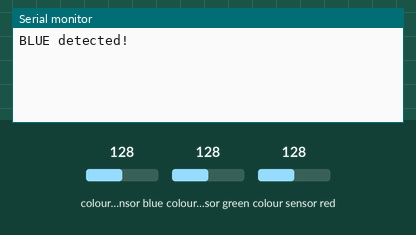
Bench run of a sketch on a simulated Arduino Uno, built with avr-gcc and run on an emulated ATmega328P. Shown: the last lines printed to the serial monitor. Wiring (inferred from the names in the program): TCS3200 colour sensor: output pin 8; S2 pin 6; S3 pin 7; S0 pin 4; S1 pin 5. The inputs (shaded band) are chosen by the test bench; at power-on: colour sensor blue 128, colour sensor green 128, colour sensor red 128.

Above: at 1.2 s.
1.3 s: colour sensor blue set to 5
At 3.1 s:
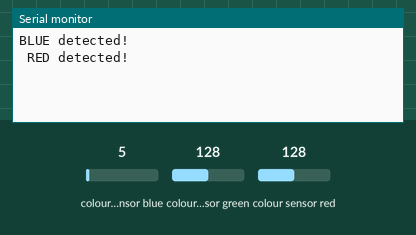
3.7 s: colour sensor green set to 191
At 4.7 s:
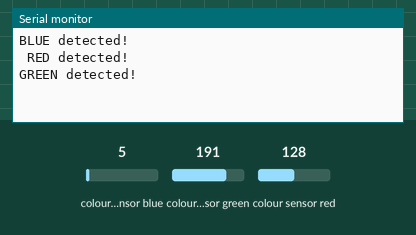

The sketch:

Colors.ino
```cpp
// TCS230 or TCS3200 pins wiring to Arduino
#define S0 4
#define S1 5
#define S2 6
#define S3 7
#define sensorOut 8

// Stores frequency read by the photodiodes
int redFrequency = 0;
int greenFrequency = 0;
int blueFrequency = 0;

// Stores the red. green and blue colors
int redColor = 0;
int greenColor = 0;
int blueColor = 0;

void setup() {
  // Setting the outputs
  pinMode(S0, OUTPUT);
  pinMode(S1, OUTPUT);
  pinMode(S2, OUTPUT);
  pinMode(S3, OUTPUT);
  // Setting the sensorOut as an input
  pinMode(sensorOut, INPUT);
  // Setting frequency scaling to 20%
  digitalWrite(S0,HIGH);
  digitalWrite(S1,LOW);
  // Begins serial communication
  Serial.begin(9600);
}


void loop() {
  // Setting RED (R) filtered photodiodes to be read
  digitalWrite(S2,LOW);
  digitalWrite(S3,LOW);

  // Reading the output frequency
  redFrequency = pulseIn(sensorOut, LOW);
  // Remaping the value of the RED (R) frequency from 0 to 255
  // You must replace with your own values. Here's an example:
  // redColor = map(redFrequency, 70, 120, 255,0);
   redColor = map(redFrequency, 294, 450, 255,0);

  // Printing the RED (R) value


 // Serial.print("R = ");
 // Serial.print(redFrequency);
 // delay(100);

  // Setting GREEN (G) filtered photodiodes to be read
  digitalWrite(S2,HIGH);
  digitalWrite(S3,HIGH);

  // Reading the output frequency
  greenFrequency = pulseIn(sensorOut, LOW);
  // Remaping the value of the GREEN (G) frequency from 0 to 255
  // You must replace with your own values. Here's an example:
  // greenColor = map(greenFrequency, 100, 199, 255, 0);
  greenColor = map(greenFrequency, 275, 420, 255, 0);

  // Printing the GREEN (G) value
  //Serial.print(" G = ");
 // Serial.print(greenFrequency);
  delay(100);

  // Setting BLUE (B) filtered photodiodes to be read
  digitalWrite(S2,LOW);
  digitalWrite(S3,HIGH);

  // Reading the output frequency
  blueFrequency = pulseIn(sensorOut, LOW);
  // Remaping the value of the BLUE (B) frequency from 0 to 255
  // You must replace with your own values. Here's an example:
  // blueColor = map(blueFrequency, 38, 84, 255, 0);
  blueColor = map(blueFrequency, 202, 300, 255, 0);

  // Printing the BLUE (B) value
  //Serial.print(" B = ");
 // Serial.println(blueFrequency);
  //delay(100);

//  // Checks the current detected color and prints
//  // a message in the serial monitor
  if(redColor > greenColor && redColor > blueColor){
      Serial.println(" RED detected!");
  }
  if(greenColor > redColor && greenColor > blueColor){
    Serial.println("GREEN detected!");
  }
  if(blueColor > redColor && blueColor > greenColor){
    Serial.println("BLUE detected!");
  }
  delay(2000);

  Serial.write(13);
}
```

Measured:
- after the input at 1.3 s, the serial monitor: prints a new line after 0.90 s (image 1)
- after the input at 3.7 s, the serial monitor: prints a new line after 0.60 s (image 2)
